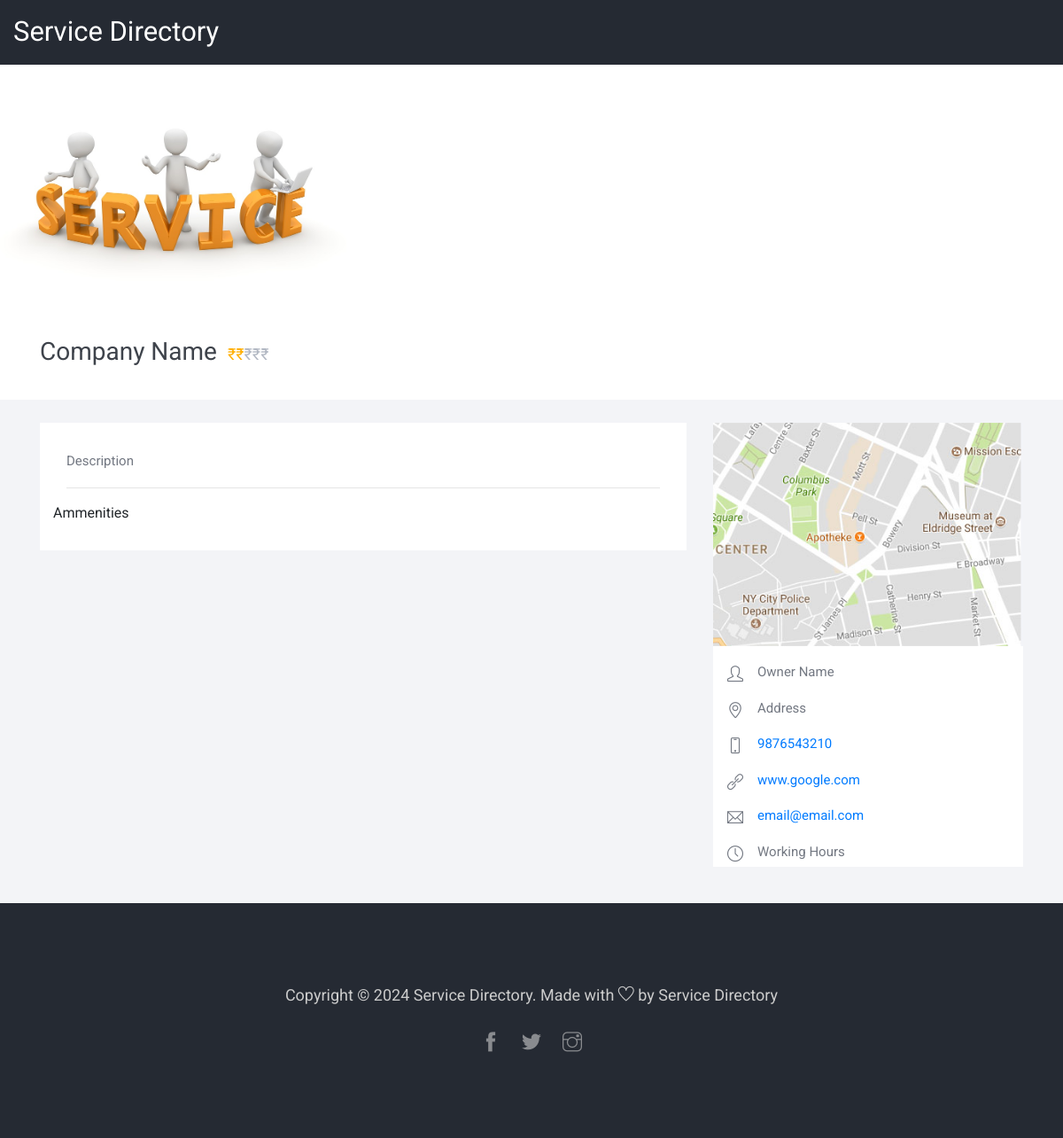
The app's page /viewServiceDetails.php?iid=3 with its own data.
### tables this page shows
CREATE TABLE `listingmaster` (
  `id` int(11) NOT NULL,
  `userID` int(11) NOT NULL,
  `listingName` varchar(255) NOT NULL,
  `ownerName` varchar(255) NOT NULL,
  `category` varchar(255) NOT NULL,
  `address` varchar(255) NOT NULL,
  `phoneNumber` varchar(255) NOT NULL,
  `email` varchar(255) NOT NULL,
  `websiteLink` varchar(255) NOT NULL,
  `description` varchar(600) NOT NULL,
  `ammenities` varchar(255) NOT NULL,
  `workingTime` varchar(255) NOT NULL,
  `photoName` varchar(500) NOT NULL DEFAULT 'service.jpg',
  `rates` varchar(255) NOT NULL,
  `others` varchar(255) NOT NULL DEFAULT 'NA',
  `registered` varchar(50) NOT NULL,
  `status` int(11) NOT NULL DEFAULT '0',
  `views` int(11) NOT NULL DEFAULT '0',
  `entryDate` timestamp NOT NULL DEFAULT CURRENT_TIMESTAMP ON UPDATE CURRENT_TIMESTAMP
);

### viewServiceDetails.php (the view, shortened to what this page needs)
<?php
include('include/config.php');
?>
<!DOCTYPE html>
<html lang="en">
<head>
    <link rel="stylesheet" href="css/bootstrap.min.css">
    <link rel="stylesheet" href="css/simple-line-icons.css">
    <link rel="stylesheet" href="css/themify-icons.css">
    <link rel="stylesheet" href="css/set1.css">
    <link rel="stylesheet" href="css/swiper.min.css">
    <link rel="stylesheet" href="css/magnific-popup.css">
    <link rel="stylesheet" href="css/style.css">
</head>
<body>
   <?php include("include/listingHeader.php");?>
    <div>
        <?php
        if(isset($_GET['iid']))
        {
              $que="select * from listingmaster where id='".$_GET['iid']."'";
              $res=$conn->query($que);
              $rowcount=mysqli_num_rows($res);
              if($rowcount>0)
                {
                   $row=$res->fetch_assoc();
                ?>
        <div class="swiper-container">
            <div class="swiper-wrapper">
                <div class="swiper-slide">
                    <a href="uploads/<?php echo $row['photoName'];?>" class="grid image-link">
                        <img src="uploads/<?php echo $row['photoName'];?>" class="img-fluid" alt="#" style="max-height: 279px; max-width: 500px">
                    </a>
                </div>
            </div>
            <div class="swiper-pagination swiper-pagination-white"></div>
            <div class="swiper-button-next swiper-button-white"></div>
            <div class="swiper-button-prev swiper-button-white"></div>
        </div>
    </div>
   <section class="reserve-block">
        <div class="container">
            <div class="row">
                <div class="col-md-6">
                    <h5><?php echo $row['listingName'];?></h5>
                    <p><span>₹₹</span>₹₹₹</p>
                </div>
            </div>
        </div>
    </section>
    <section class="light-bg booking-details_wrap">
        <div class="container">
            <div class="row">
                <div class="col-md-8 responsive-wrap">
                    <div class="booking-checkbox_wrap">
                        <div class="booking-checkbox">
                            <p><?php echo $row['description'];?></p>
                            <hr>
                        </div>
                        <div class="row">
                            <?php echo $row['ammenities'];?>
                        </div>
                    </div>
                </div>
                <div class="col-md-4 responsive-wrap">
                    <div class="contact-info">
                        <img src="images/map.jpg" class="img-fluid" alt="#">
                        <div class="address">
                            <span class="icon-user"></span>
                            <p>
                                <?php echo $row['ownerName'];?>
                            </p>
                        </div>
                        <div class="address">
                            <span class="icon-location-pin"></span>
                            <p>
                                <?php echo $row['address'];?>
                            </p>
                        </div>
                        <div class="address">
                            <span class="icon-screen-smartphone"></span>
                            <a href="tel:<?php echo $row['phoneNumber'];?>"><p>
                                <?php echo $row['phoneNumber'];?>
                            </p></a>
                        </div>
                         <div class="address">
                            <span class="icon-link"></span>
                            <p>
                               <a href="https://<?php echo $row['websiteLink'];?>"><?php echo $row['websiteLink'];?></a>
                            </p>
                        </div>
                        <div class="address">
                            <span class="ti-email"></span>
                            <p>
                                <a href="mailto:<?php echo $row['email'];?>"><?php echo $row['email'];?></a>
                            </p>
                        </div>
                        <div class="address">
                            <span class="icon-clock"></span>
                            <p>
                                <?php echo $row['workingTime'];?>
                            </p>
                        </div>
                    </div>
                </div>
            </div>
        </div>
    </section>
    <?php }
        }
        else
        { ?>
         <h5 style="text-align: center;">No Data</h5>
        <?php }
    ?>
   <?php include("include/footer.php");?>
</body>
</html>

### include/listingHeader.php (shortened to what this page needs)
<div class="dark-bg sticky-top">
      <div class="container-fluid">
          <div class="row">
              <div class="col-md-12">
                  <nav class="navbar navbar-expand-lg navbar-light">
                      <a class="navbar-brand" href="index.php">Service Directory</a>
                  </nav>
              </div>
          </div>
      </div>
  </div>

### include/footer.php (shortened to what this page needs)
<footer class="main-block dark-bg">
       <div class="container">
           <div class="row">
               <div class="col-md-12">
                   <div class="copyright">
                       <p>Copyright &copy; <?php echo date("Y");?> Service Directory. Made with <i class="ti-heart" aria-hidden="true"></i> by Service Directory</p>
                       <ul>
                           <li><a href="#"><span class="ti-facebook"></span></a></li>
                           <li><a href="#"><span class="ti-twitter-alt"></span></a></li>
                           <li><a href="#"><span class="ti-instagram"></span></a></li>
                       </ul>
                   </div>
               </div>
           </div>
       </div>
   </footer>

### css/set1.css (style rules this page uses)
.grid { position: relative; margin: 0 auto; padding: 1em 0 4em; max-width: 1000px; list-style: none; text-align: center; }

### css/style.css (style rules this page uses)
body { font-family: 'Roboto', sans-serif; }
h5 { font-size: 28px; }
p { font-size: 15px; }
.main-block { padding: 90px 0; }
.light-bg { background: #f3f4f7; }
.dark-bg { background: #252a33; }
.navbar { padding: .5rem 0; }
.navbar-brand { font-size: 31px; }
.navbar-light .navbar-brand { color: #fff; }
footer { position: relative; }
.copyright { text-align: center; }
.copyright p { font-size: 18px; font-weight: 400; color: #ccc; margin: 0; }
.copyright ul { margin: 25px 0 0; padding: 0; }
.copyright ul li { list-style: none; display: inline-block; }
.copyright ul li a { color: #ccc; font-size: 22px; padding: 0 10px; opacity: 0.6; -webkit-transition: 0.3s; -o-transition: 0.3s; transition: 0.3s; }
.reserve-block { padding: 30px 0; }
.reserve-block h5 { color: #3e434b; font-weight: 400; display: inline-block; margin: 0; }
.reserve-block p { display: inline-block; font-size: 18px; color: #b2b8c3; font-weight: 400; padding: 0 0 0 8px; margin: 0 0 8px; }
.reserve-block p span { color: #ffb006; }
.booking-details_wrap { padding: 26px 0; }
.booking-checkbox_wrap { background: #fff; padding: 30px; }
.booking-checkbox { color: #737882; font-size: 15px; }
.booking-checkbox p { line-height: 1.8; }
.contact-info { background: #fff; padding: 0 0 6px; margin: 0 0 15px; }
.contact-info img { width: 100%; }
.address { color: #737882; padding: 18px 0 0 16px; }
.address > span { font-size: 18px; float: left; margin: 4px 0 0; }
.address p { margin: 0 0 0 34px; }

### records on screen
listingmaster: photoName (picture), listingName "Company Name", description "Description", ammenities "Ammenities", ownerName "Owner Name", address "Address", phoneNumber "9876543210", websiteLink "www.google.com", email "email@email.com", workingTime "Working Hours"
